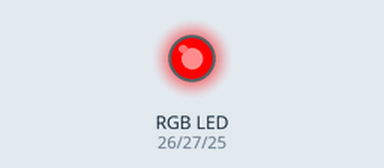
A sketch run on a simulated ESP32. Shown: an RGB LED mixed from three pins (HIGH = lit).

Above: at 0.2 s.
At 1.2 s:
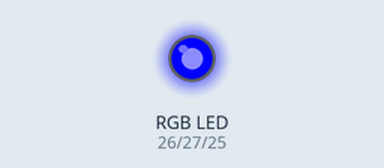
At 1.7 s:
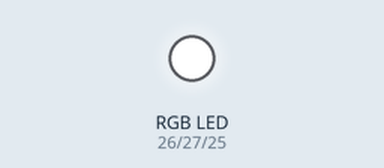
At 3.2 s:
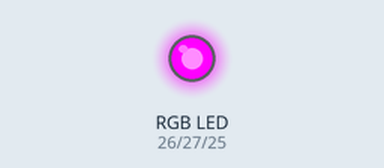
At 5.7 s:
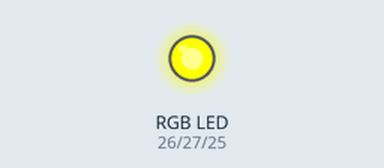
At 7.7 s:
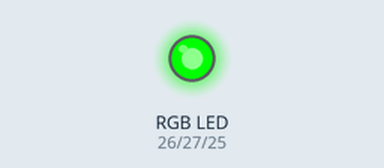
Timing chart, 0 to 8.1 s (numbered marks = the images above):
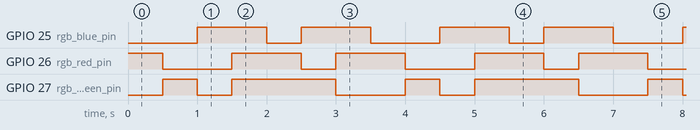

The sketch:

Rgb_color.ino
```cpp
int rgb_red_pin = 26, rgb_green_pin = 27, rgb_blue_pin = 25 ;


void setup() {
  // put your setup code here, to run once:
  pinMode(rgb_red_pin, OUTPUT);
  pinMode(rgb_green_pin, OUTPUT);
  pinMode(rgb_blue_pin, OUTPUT);


}

void loop() {
  // put your main code here, to run repeatedly:
  // Red led
  set_color(255,0,0);
  delay(500);
  // Green led
  set_color(0,255,0);
  delay(500);
  // Blue led
  set_color(0,0,255);
  delay(500);
  // white led
  set_color(255,255,255);
  delay(500);
  //  Yellow
  set_color(255,255,0);
  delay(500);
  // Cyan led
  set_color(0,255,255);
  delay(500);
  // Magenta led
  set_color(255,0,255);
  delay(500);
}

void set_color(int red, int green, int blue){
  analogWrite(rgb_red_pin, red);
  analogWrite(rgb_green_pin,green);
  analogWrite(rgb_blue_pin,blue);
}
```

Measured:
- by itself, GPIO 25 (rgb_blue_pin): repeats every 3.5 s: LOW 0.50 s, HIGH 1.0 s, LOW 1.0 s, HIGH 1.0 s
- by itself, GPIO 26 (rgb_red_pin): repeats every 3.5 s: LOW 1.0 s, HIGH 1.0 s, LOW 0.50 s, HIGH 1.0 s
- by itself, GPIO 27 (rgb_green_pin): repeats every 3.5 s: LOW 0.50 s, HIGH 1.5 s, LOW 1.0 s, HIGH 0.50 s
